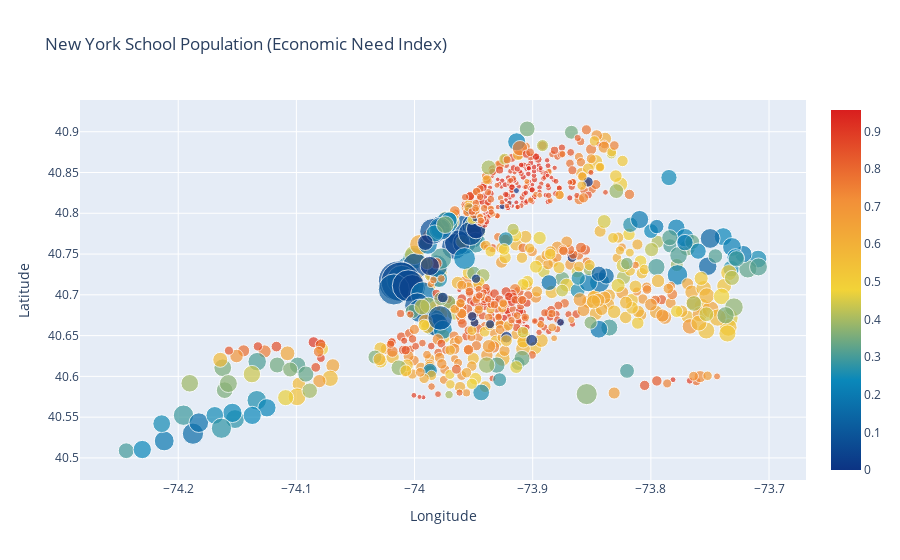

Notebook code for this chart:
### Code cell
data = [
    {
        'x': df["Longitude"],
        'y': df["Latitude"],
        'text': df["School Name"],
        'mode': 'markers',
        'marker': {
            'color': df["Economic Need Index"],
            'size': df["School Income Estimate"]/4500,
            'showscale': True,
            'colorscale':'Portland'
        }
    }
]

layout= go.Layout(
    title= 'New York School Population (Economic Need Index)',
    xaxis= dict(
        title= 'Longitude'
    ),
    yaxis=dict(
        title='Latitude'
    ))
fig = go.Figure(data=data, layout=layout)
iplot(fig, filename='scatter_hover_labels')
Image(pio.to_image(fig, format='png'))

### Figure 1 — Plotly figure (JSON) as saved in the notebook; plotly's stock layout.template omitted (floating-point values rounded to 4 significant figures; data arrays with more than 128 entries replaced by an {"elided": "..."} marker saying what was removed)
{"data": [{"marker": {"color": {"elided": "1272 float values"}, "colorscale": [[0, "rgb(12,51,131)"], [0.25, "rgb(10,136,186)"], [0.5, "rgb(242,211,56)"], [0.75, "rgb(242,143,56)"], [1, "rgb(217,30,30)"]], "showscale": true, "size": {"elided": "1272 float values"}}, "mode": "markers", "text": {"elided": "1272 str values"}, "type": "scatter", "x": {"elided": "1272 float values"}, "y": {"elided": "1272 float values"}}], "layout": {"title": {"text": "New York School Population (Economic Need Index)"}, "xaxis": {"title": {"text": "Longitude"}}, "yaxis": {"title": {"text": "Latitude"}}}}
